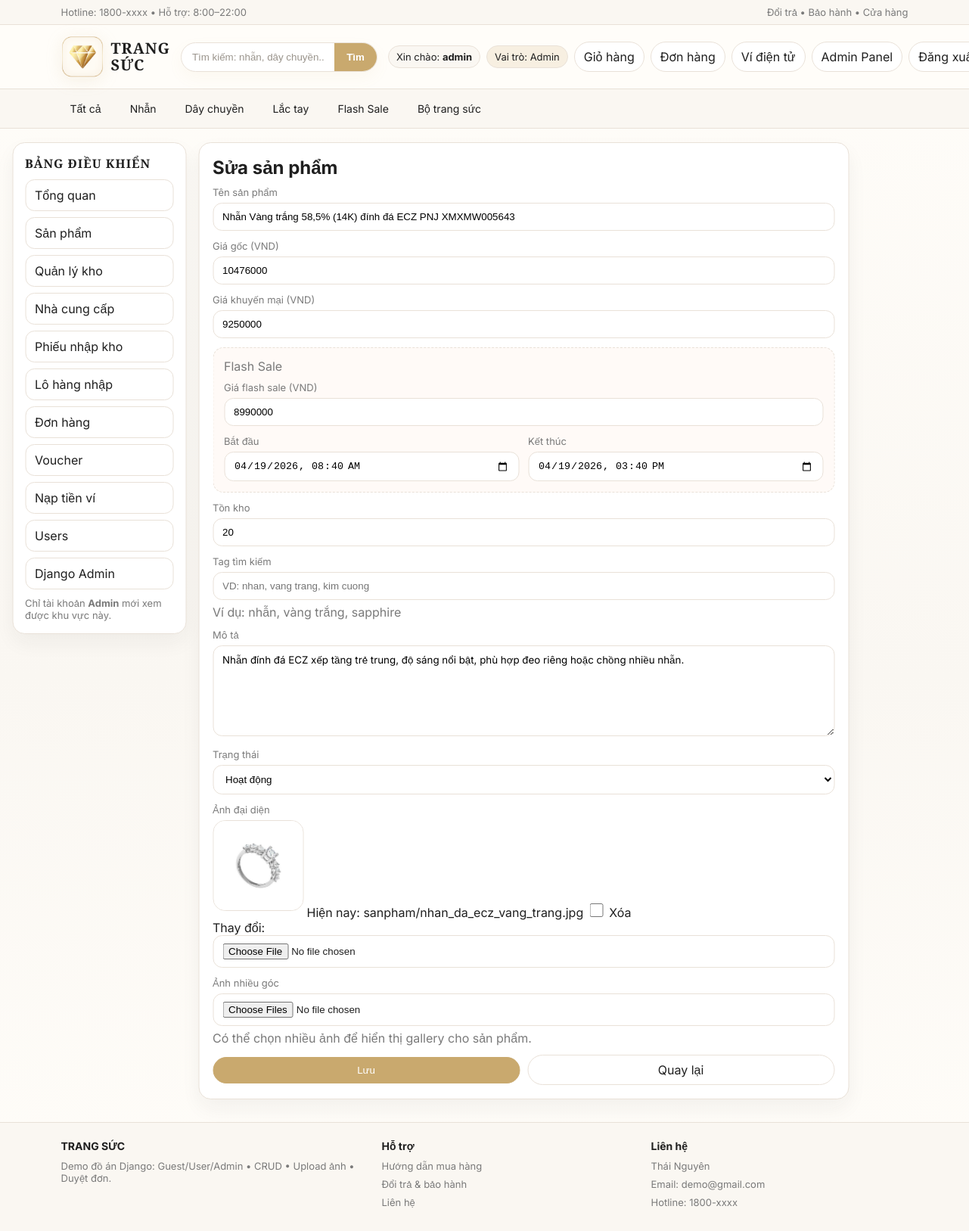
Before: /admin-panel/san-pham/11/sua/ (signed in) with the older database file.
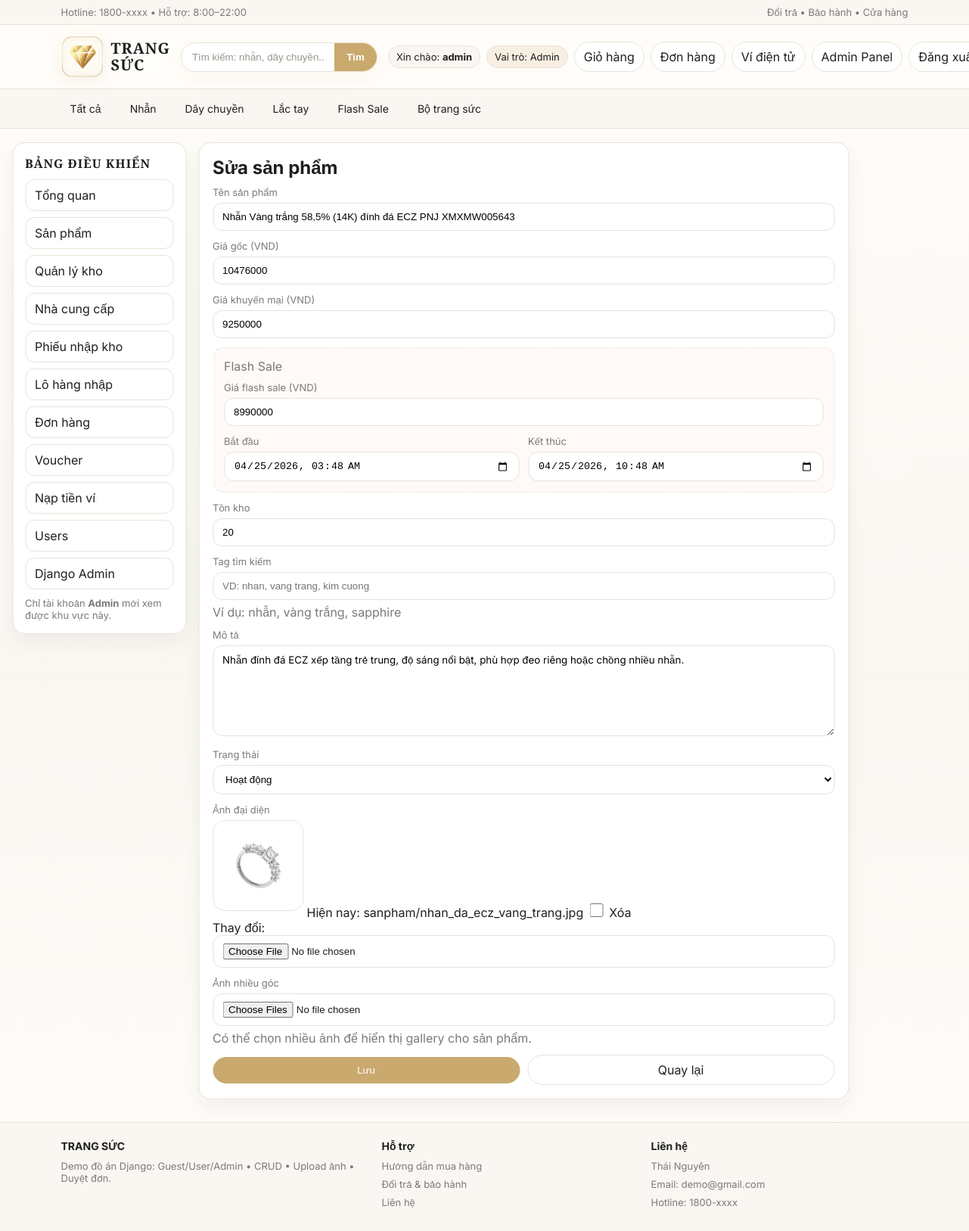
After: the same page with the newer database file.
### shop/models.py (models this page shows, shortened)
class SanPham(models.Model):
    TRANG_THAI = [
        ("active", "Hoạt động"),
        ("inactive", "Ngừng kinh doanh"),
    ]
    ten = models.CharField(max_length=100)
    gia = models.IntegerField(default=0)
    gia_khuyen_mai = models.IntegerField(blank=True, null=True)
    flash_sale_price = models.IntegerField(blank=True, null=True)
    flash_sale_start = models.DateTimeField(blank=True, null=True)
    flash_sale_end = models.DateTimeField(blank=True, null=True)
    anh = models.ImageField(upload_to="sanpham/", blank=True, null=True)
    search_tags = models.CharField(max_length=255, blank=True, default="")
    mo_ta = models.TextField(blank=True, default="")
    ton_kho = models.IntegerField(default=10)
    trang_thai = models.CharField(max_length=20, choices=TRANG_THAI, default="active")
    @property
    def gallery_images(self):
        return self.images.filter(is_active=True).order_by("sort_order", "id")

### shop/views.py (the view, shortened to what this page needs)
# urls.py: path("admin-panel/san-pham/<int:sp_id>/sua/", views.admin_sanpham_edit, name="admin_sanpham_edit"),
@admin_required
def admin_sanpham_edit(request, sp_id):
    sp = get_object_or_404(SanPham, id=sp_id)
    form = SanPhamForm(request.POST or None, request.FILES or None, instance=sp)
    return render(request, "admin_sanpham_form.html", {"sp": sp, "mode": "edit", "form": form, "gallery_images": sp.gallery_images})

### templates/admin_sanpham_form.html (shortened to what this page needs)
{% extends "admin_base.html" %}
{% block admin_content %}
  <div class="card" style="padding:18px;max-width:860px;">
    <h2 style="margin:0 0 10px;">{% if mode == "edit" %}Sửa{% else %}Thêm{% endif %} sản phẩm</h2>
    <form method="post" enctype="multipart/form-data" style="display:grid;gap:12px;">
      <div><div class="label">Tên sản phẩm</div>{{ form.ten }}{{ form.ten.errors }}</div>
      <div><div class="label">Giá gốc (VND)</div>{{ form.gia }}{{ form.gia.errors }}</div>
      <div><div class="label">Giá khuyến mại (VND)</div>{{ form.gia_khuyen_mai }}{{ form.gia_khuyen_mai.errors }}</div>
      <div style="padding:14px;border:1px dashed var(--line);border-radius:14px;background:#fffaf7;">
        <div class="label" style="font-size:16px;margin-bottom:10px;">Flash Sale</div>
        <div style="display:grid;gap:12px;">
          <div><div class="label">Giá flash sale (VND)</div>{{ form.flash_sale_price }}{{ form.flash_sale_price.errors }}</div>
          <div style="display:grid;grid-template-columns:repeat(auto-fit,minmax(220px,1fr));gap:12px;">
            <div><div class="label">Bắt đầu</div>{{ form.flash_sale_start }}{{ form.flash_sale_start.errors }}</div>
            <div><div class="label">Kết thúc</div>{{ form.flash_sale_end }}{{ form.flash_sale_end.errors }}</div>
          </div>
        </div>
      </div>
      <div><div class="label">Tồn kho</div>{{ form.ton_kho }}{{ form.ton_kho.errors }}</div>
      <div><div class="label">Tag tìm kiếm</div>{{ form.search_tags }}{{ form.search_tags.errors }}<div class="muted" style="margin-top:6px;">Ví dụ: nhẫn, vàng trắng, sapphire</div></div>
      <div><div class="label">Mô tả</div>{{ form.mo_ta }}{{ form.mo_ta.errors }}</div>
      <div><div class="label">Trạng thái</div>{{ form.trang_thai }}{{ form.trang_thai.errors }}</div>
      <div>
        <div class="label">Ảnh đại diện</div>
        {% if sp and sp.anh %}<img src="{{ sp.anh.url }}" alt="" style="width:120px;height:120px;object-fit:cover;border-radius:16px;border:1px solid var(--line);margin-bottom:8px;">{% endif %}
        {{ form.anh }}{{ form.anh.errors }}
      </div>
      <div>
        <div class="label">Ảnh nhiều góc</div>
        {{ form.gallery_images }}{{ form.gallery_images.errors }}
        <div class="muted" style="margin-top:6px;">Có thể chọn nhiều ảnh để hiển thị gallery cho sản phẩm.</div>
      </div>
      <div class="row" style="gap:10px;flex-wrap:wrap;">
        <button class="btn primary" type="submit">Lưu</button>
        <a class="btn" href="{% url 'admin_sanpham_list' %}">Quay lại</a>
      </div>
    </form>
  </div>
{% endblock %}

### templates/admin_base.html (shortened to what this page needs)
{% extends "base.html" %}
{% block content %}
<div class="admin-wrap">
  <aside class="admin-side card">
    <div class="admin-side-title">BẢNG ĐIỀU KHIỂN</div>
    <div class="admin-nav">
      <a class="admin-link" href="{% url 'admin_dashboard' %}">Tổng quan</a>
      <a class="admin-link" href="{% url 'admin_sanpham_list' %}">Sản phẩm</a>
      <a class="admin-link" href="{% url 'admin_inventory_list' %}">Quản lý kho</a>
      <a class="admin-link" href="{% url 'admin_supplier_list' %}">Nhà cung cấp</a>
      <a class="admin-link" href="{% url 'admin_receipt_list' %}">Phiếu nhập kho</a>
      <a class="admin-link" href="{% url 'admin_batch_list' %}">Lô hàng nhập</a>
      <a class="admin-link" href="{% url 'admin_donhang_list' %}">Đơn hàng</a>
      <a class="admin-link" href="{% url 'admin_voucher_list' %}">Voucher</a>
      <a class="admin-link" href="{% url 'admin_topup_list' %}">Nạp tiền ví</a>
      <a class="admin-link" href="{% url 'admin_user_list' %}">Users</a>
      <a class="admin-link" href="/admin/" target="_blank">Django Admin</a>
    </div>
    <div class="muted" style="margin-top:10px;font-size:13px;">
      Chỉ tài khoản <b>Admin</b> mới xem được khu vực này.
    </div>
  </aside>
  <section class="admin-main">
    {% block admin_content %}{% endblock %}
  </section>
</div>
{% endblock %}

### templates/base.html (shortened to what this page needs)
{% load static %}
<!DOCTYPE html>
<html>
<head>
  <link rel="stylesheet" href="{% static 'style.css' %}?v=logo2">
</head>
<body>
  <div class="topbar">
    <div class="container">
      <div class="row">
        <div class="muted">Hotline: 1800-xxxx • Hỗ trợ: 8:00–22:00</div>
        <div class="muted">Đổi trả • Bảo hành • Cửa hàng</div>
      </div>
    </div>
  </div>
  <div class="header">
    <div class="container">
      <div class="row">
        <a class="brand" href="{% url 'home' %}">
          <img class="logo-img" src="{% static 'logo-diamond.png' %}" alt="Logo Trang Sức">
          <div>
            <div class="title">TRANG SỨC</div>
          </div>
        </a>
        <form class="search" method="get" action="{% url 'home' %}">
          <input name="q" placeholder="Tìm kiếm: nhẫn, dây chuyền..." value="{{ request.GET.q|default:'' }}">
          <button type="submit">Tìm</button>
        </form>
        <div class="actions">
          {% if user.is_authenticated %}
            <span class="badge">Xin chào: <b>{{ user.username }}</b></span>
            {% if user.is_staff %}
              <span class="badge role-admin">Vai trò: Admin</span>
            {% else %}
              <span class="badge role-user">Vai trò: User</span>
            {% endif %}
            <a class="btn" href="{% url 'gio_hang' %}">Giỏ hàng{% if cart_count %} ({{ cart_count }}){% endif %}</a>
            <a class="btn" href="{% url 'ds_don' %}">Đơn hàng</a>
            <a class="btn" href="{% url 'wallet' %}">Ví điện tử</a>
            {% if user.is_staff %}
              <a class="btn" href="{% url 'admin_dashboard' %}">Admin Panel</a>
            {% endif %}
            <a class="btn" href="{% url 'dang_xuat' %}">Đăng xuất</a>
          {% else %}
            <span class="badge role-guest">Vai trò: Guest</span>
            <a class="btn" href="{% url 'dang_ky' %}">Đăng ký</a>
            <a class="btn primary" href="{% url 'dang_nhap' %}">Đăng nhập</a>
          {% endif %}
                  </div>
      </div>
    </div>
  </div>
  <div class="nav">
    <div class="container">
      <div class="row">
        <a href="{% url 'home' %}">Tất cả</a>
        <a href="{% url 'home' %}?q=Nhẫn">Nhẫn</a>
        <a href="{% url 'home' %}?q=Dây">Dây chuyền</a>
        <a href="{% url 'home' %}?q=Lắc tay">Lắc tay</a>
        <a href="{% url 'flash_sale_products' %}">Flash Sale</a>
        <a href="{% url 'home' %}?q=Bộ trang sức">Bộ trang sức</a>
      </div>
    </div>
  </div>
  <div class="container">
    {% block content %}{% endblock %}
  </div>
  <div class="footer">
    <div class="container">
      <div class="cols">
        <div>
          <h3>TRANG SỨC</h3>
          <p>Demo đồ án Django: Guest/User/Admin • CRUD • Upload ảnh • Duyệt đơn.</p>
        </div>
        <div>
          <h3>Hỗ trợ</h3>
          <p>Hướng dẫn mua hàng</p>
          <p>Đổi trả & bảo hành</p>
          <p>Liên hệ</p>
        </div>
        <div>
          <h3>Liên hệ</h3>
          <p>Thái Nguyên</p>
          <p>Email: demo@gmail.com</p>
          <p>Hotline: 1800-xxxx</p>
        </div>
      </div>
    </div>
  </div>
</body>
</html>

### static/style.css (style rules this page uses)
:root { --bg:#FFFDF9;--bg-soft:#FAF7F2;--card:#ffffff;--text:#1F1F1F;--muted:#7A7A7A;--line:#E9E1D8;--gold:#C9A96E;--rose:#D8A7B1;--dark:#1F1F1F;--success-bg:#f3fbf6;--success-line:#cae7d3;--success-text:#256642;--error-bg:#fff5f6;--error-line:#f2d6db;--error-text:#8b3b4b;--warning-bg:#fffaf1;--warning-line:#ead7b4;--warning-text:#8a6531;--info-bg:#f7f4fb;--info-line:#e4d8ed;--info-text:#6e5b76; }
* { box-sizing:border-box; }
body { margin:0;background:linear-gradient(180deg,#FFFDF9 0%,var(--bg-soft) 55%,#FFFDF9 100%);color:var(--text);font-family:"Inter",Arial,sans-serif; }
a { color:inherit;text-decoration:none; }
.container { width:min(1120px,92%);margin:0 auto; }
.topbar { background:var(--bg-soft);color:var(--muted);font-size:13px;border-bottom:1px solid var(--line); }
.topbar .row { display:flex;justify-content:space-between;gap:12px;padding:8px 0; }
.topbar .muted { color:var(--muted); }
.header { background:rgba(255,253,249,.94);border-bottom:1px solid var(--line);backdrop-filter:blur(6px); }
.header .row { display:flex;align-items:center;justify-content:space-between;gap:14px;padding:14px 0;flex-wrap:nowrap; }
.brand { display:flex;align-items:center;gap:10px; }
.logo-img { width:56px;height:56px;object-fit:contain;display:block;flex-shrink:0;border-radius:14px; }
.brand .title { font-family:"Cormorant Garamond",serif;font-weight:700;letter-spacing:1px;font-size:20px;line-height:1.1; }
.search { flex:1 1 420px;max-width:640px;min-width:260px;display:flex;border:1px solid var(--line);border-radius:999px;overflow:hidden;background:#fff;box-shadow:0 8px 20px rgba(201,169,110,.06); }
.search input { width:100%;border:0;padding:11px 14px;outline:none;background:transparent; }
.search button { border:0;padding:11px 16px;background:var(--gold);color:#fff;cursor:pointer;font-weight:700; }
.actions { display:flex;gap:8px;align-items:center;flex-wrap:nowrap;white-space:nowrap;justify-content:flex-end;flex:0 0 auto; }
.btn { display:inline-block;padding:9px 12px;border:1px solid var(--line);border-radius:999px;background:#fff;transition:all .18s ease;cursor:pointer;color:var(--text); }
.btn.primary { background:var(--gold);color:#fff;border-color:var(--gold); }
.badge { display:inline-block;padding:6px 10px;border-radius:999px;background:var(--bg-soft);border:1px solid var(--line);font-size:13px;color:var(--text); }
.role-admin { background:#f7efe1; }
.actions .btn,.actions .badge { flex:0 0 auto;white-space:nowrap; }
.nav { background:var(--bg-soft);border-bottom:1px solid var(--line); }
.nav .row { display:flex;gap:14px;overflow:auto;padding:10px 0; }
.nav a { white-space:nowrap;font-size:14px;padding:7px 12px;border-radius:999px; }
.card { background:var(--card);border:1px solid var(--line);border-radius:16px;overflow:hidden;box-shadow:0 12px 26px rgba(31,31,31,.05); }
.card .row,.row { display:flex;gap:8px;align-items:center; }
.card .row .btn { flex:1;text-align:center; }
.input,input[type="text"],input[type="number"],input[type="password"],input[type="email"],select,textarea { width:100%;max-width:100%;padding:10px 12px;border-radius:12px;border:1px solid var(--line);background:#fff; }
textarea { resize:vertical;min-height:120px;font-family:inherit; }
input[type="checkbox"] { width:18px;height:18px; }
.footer { background:var(--bg-soft);color:var(--muted);padding:22px 0;margin-top:30px;border-top:1px solid var(--line); }
.footer .cols { display:grid;grid-template-columns:1.2fr 1fr 1fr;gap:16px; }
.footer h3 { margin:0 0 10px;color:var(--text);font-size:14px; }
.footer p { margin:0 0 8px;color:var(--muted);font-size:13px; }
.label { font-size:13px;color:var(--muted);margin-bottom:6px; }
.muted { color:var(--muted); }
.admin-wrap { display:grid;grid-template-columns:230px minmax(0,1fr);gap:16px;margin:18px 0 28px;width:min(1400px,calc(100vw - 32px));position:relative;left:50%;transform:translateX(-50%); }
.admin-side { padding:16px;position:sticky;top:14px;height:fit-content;border:1px solid var(--line); }
.admin-side-title { font-family:"Cormorant Garamond",serif;font-weight:700;letter-spacing:1px;margin-bottom:10px; }
.admin-nav { display:grid;gap:8px; }
.admin-link { padding:10px 12px;border:1px solid var(--line);border-radius:12px;background:#fff; }
.admin-main { min-width:0; }
.search input::placeholder { color:#9a948c; }
.logo-img { filter:drop-shadow(0 4px 10px rgba(201,169,110,.14)); }

Changed rows visible on the page:
changed SanPham "Nhẫn Vàng trắng 58,5% (14K) đính đá ECZ PNJ XMXMW005643": flash_sale_start "04/19/2026 08:40" → "04/25/2026 03:48"; flash_sale_end "04/19/2026 15:40" → "04/25/2026 10:48"
